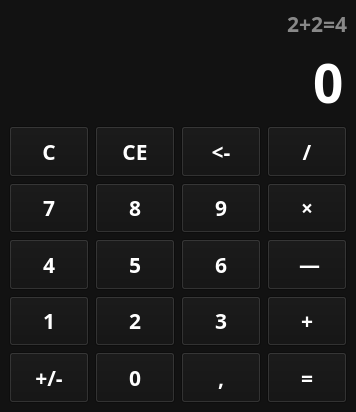
<?xml version="1.0" encoding="UTF-8"?>
<ui version="4.0">
 <class>NikolayCalculator</class>
 <widget class="QMainWindow" name="NikolayCalculator">
  <property name="geometry">
   <rect>
    <x>0</x>
    <y>0</y>
    <width>338</width>
    <height>412</height>
   </rect>
  </property>
  <property name="sizePolicy">
   <sizepolicy hsizetype="Preferred" vsizetype="Maximum">
    <horstretch>0</horstretch>
    <verstretch>0</verstretch>
   </sizepolicy>
  </property>
  <property name="windowTitle">
   <string>NikolayCalculator</string>
  </property>
  <property name="windowIcon">
   <iconset resource="files.qrc">
    <normaloff>:/icons/calculate.png</normaloff>:/icons/calculate.png</iconset>
  </property>
  <widget class="QWidget" name="centralwidget">
   <property name="styleSheet">
    <string notr="true">QWidget{
	color: white;
	background-color: #121212;
	font-family: Rubik;
	font-size: 16pt;
	font-weight: 600;
}

qPushButton {
	background-color:transparent ;
	border: none;
}

qPushButton:hover {
	background-color: #666;
}

qPushButton:pressed {
	backgraund-color: #888;
}</string>
   </property>
   <layout class="QVBoxLayout" name="verticalLayout">
    <item>
     <widget class="QLabel" name="lbl_temp">
      <property name="sizePolicy">
       <sizepolicy hsizetype="Preferred" vsizetype="Maximum">
        <horstretch>0</horstretch>
        <verstretch>0</verstretch>
       </sizepolicy>
      </property>
      <property name="styleSheet">
       <string notr="true">color: #888;</string>
      </property>
      <property name="text">
       <string>2+2=4</string>
      </property>
      <property name="alignment">
       <set>Qt::AlignRight|Qt::AlignTrailing|Qt::AlignVCenter</set>
      </property>
     </widget>
    </item>
    <item>
     <widget class="QLineEdit" name="le_entry">
      <property name="sizePolicy">
       <sizepolicy hsizetype="Expanding" vsizetype="Minimum">
        <horstretch>0</horstretch>
        <verstretch>0</verstretch>
       </sizepolicy>
      </property>
      <property name="styleSheet">
       <string notr="true">font-size: 40pt;
border: none ;</string>
      </property>
      <property name="text">
       <string>0</string>
      </property>
      <property name="maxLength">
       <number>10</number>
      </property>
      <property name="alignment">
       <set>Qt::AlignRight|Qt::AlignTrailing|Qt::AlignVCenter</set>
      </property>
      <property name="readOnly">
       <bool>true</bool>
      </property>
     </widget>
    </item>
    <item>
     <layout class="QGridLayout" name="layont_buttons">
      <item row="3" column="1">
       <widget class="QPushButton" name="btn_8">
        <property name="sizePolicy">
         <sizepolicy hsizetype="Minimum" vsizetype="Expanding">
          <horstretch>0</horstretch>
          <verstretch>0</verstretch>
         </sizepolicy>
        </property>
        <property name="text">
         <string>8</string>
        </property>
        <property name="shortcut">
         <string>8</string>
        </property>
       </widget>
      </item>
      <item row="5" column="0">
       <widget class="QPushButton" name="btn_4">
        <property name="sizePolicy">
         <sizepolicy hsizetype="Fixed" vsizetype="Expanding">
          <horstretch>0</horstretch>
          <verstretch>0</verstretch>
         </sizepolicy>
        </property>
        <property name="text">
         <string>4</string>
        </property>
        <property name="shortcut">
         <string>4</string>
        </property>
       </widget>
      </item>
      <item row="0" column="0">
       <widget class="QPushButton" name="btn_backspace">
        <property name="sizePolicy">
         <sizepolicy hsizetype="Fixed" vsizetype="Expanding">
          <horstretch>0</horstretch>
          <verstretch>0</verstretch>
         </sizepolicy>
        </property>
        <property name="text">
         <string>C</string>
        </property>
       </widget>
      </item>
      <item row="5" column="1">
       <widget class="QPushButton" name="btn_5">
        <property name="sizePolicy">
         <sizepolicy hsizetype="Minimum" vsizetype="Expanding">
          <horstretch>0</horstretch>
          <verstretch>0</verstretch>
         </sizepolicy>
        </property>
        <property name="text">
         <string>5</string>
        </property>
        <property name="shortcut">
         <string>5</string>
        </property>
       </widget>
      </item>
      <item row="3" column="0">
       <widget class="QPushButton" name="btn_7">
        <property name="sizePolicy">
         <sizepolicy hsizetype="Minimum" vsizetype="Expanding">
          <horstretch>0</horstretch>
          <verstretch>0</verstretch>
         </sizepolicy>
        </property>
        <property name="text">
         <string>7</string>
        </property>
        <property name="shortcut">
         <string>7</string>
        </property>
       </widget>
      </item>
      <item row="8" column="3">
       <widget class="QPushButton" name="btn_equal">
        <property name="sizePolicy">
         <sizepolicy hsizetype="Minimum" vsizetype="Expanding">
          <horstretch>0</horstretch>
          <verstretch>0</verstretch>
         </sizepolicy>
        </property>
        <property name="text">
         <string>=</string>
        </property>
        <property name="shortcut">
         <string>Return</string>
        </property>
       </widget>
      </item>
      <item row="8" column="2">
       <widget class="QPushButton" name="btn_point">
        <property name="sizePolicy">
         <sizepolicy hsizetype="Minimum" vsizetype="Expanding">
          <horstretch>0</horstretch>
          <verstretch>0</verstretch>
         </sizepolicy>
        </property>
        <property name="text">
         <string>,</string>
        </property>
        <property name="shortcut">
         <string>,</string>
        </property>
       </widget>
      </item>
      <item row="3" column="3">
       <widget class="QPushButton" name="btn_multiply">
        <property name="sizePolicy">
         <sizepolicy hsizetype="Minimum" vsizetype="Expanding">
          <horstretch>0</horstretch>
          <verstretch>0</verstretch>
         </sizepolicy>
        </property>
        <property name="text">
         <string>×</string>
        </property>
        <property name="shortcut">
         <string>*</string>
        </property>
       </widget>
      </item>
      <item row="8" column="0">
       <widget class="QPushButton" name="btn_negative">
        <property name="sizePolicy">
         <sizepolicy hsizetype="Minimum" vsizetype="Expanding">
          <horstretch>0</horstretch>
          <verstretch>0</verstretch>
         </sizepolicy>
        </property>
        <property name="text">
         <string>+/-</string>
        </property>
       </widget>
      </item>
      <item row="5" column="2">
       <widget class="QPushButton" name="btn_6">
        <property name="sizePolicy">
         <sizepolicy hsizetype="Minimum" vsizetype="Expanding">
          <horstretch>0</horstretch>
          <verstretch>0</verstretch>
         </sizepolicy>
        </property>
        <property name="text">
         <string>6</string>
        </property>
        <property name="shortcut">
         <string>6</string>
        </property>
       </widget>
      </item>
      <item row="5" column="3">
       <widget class="QPushButton" name="btn_minus">
        <property name="sizePolicy">
         <sizepolicy hsizetype="Minimum" vsizetype="Expanding">
          <horstretch>0</horstretch>
          <verstretch>0</verstretch>
         </sizepolicy>
        </property>
        <property name="text">
         <string> —</string>
        </property>
        <property name="shortcut">
         <string>-</string>
        </property>
       </widget>
      </item>
      <item row="0" column="1">
       <widget class="QPushButton" name="btn_clear">
        <property name="sizePolicy">
         <sizepolicy hsizetype="Fixed" vsizetype="Expanding">
          <horstretch>0</horstretch>
          <verstretch>0</verstretch>
         </sizepolicy>
        </property>
        <property name="text">
         <string>CE</string>
        </property>
       </widget>
      </item>
      <item row="7" column="3">
       <widget class="QPushButton" name="btn_plus">
        <property name="sizePolicy">
         <sizepolicy hsizetype="Minimum" vsizetype="Expanding">
          <horstretch>0</horstretch>
          <verstretch>0</verstretch>
         </sizepolicy>
        </property>
        <property name="text">
         <string>+</string>
        </property>
        <property name="shortcut">
         <string>+</string>
        </property>
       </widget>
      </item>
      <item row="7" column="2">
       <widget class="QPushButton" name="btn_3">
        <property name="sizePolicy">
         <sizepolicy hsizetype="Minimum" vsizetype="Expanding">
          <horstretch>0</horstretch>
          <verstretch>0</verstretch>
         </sizepolicy>
        </property>
        <property name="text">
         <string>3</string>
        </property>
        <property name="shortcut">
         <string>3</string>
        </property>
       </widget>
      </item>
      <item row="0" column="3">
       <widget class="QPushButton" name="btn_div">
        <property name="sizePolicy">
         <sizepolicy hsizetype="Minimum" vsizetype="Expanding">
          <horstretch>0</horstretch>
          <verstretch>0</verstretch>
         </sizepolicy>
        </property>
        <property name="text">
         <string>/</string>
        </property>
        <property name="shortcut">
         <string>/</string>
        </property>
       </widget>
      </item>
      <item row="0" column="2">
       <widget class="QPushButton" name="w">
        <property name="sizePolicy">
         <sizepolicy hsizetype="Maximum" vsizetype="Expanding">
          <horstretch>0</horstretch>
          <verstretch>0</verstretch>
         </sizepolicy>
        </property>
        <property name="text">
         <string>&lt;-</string>
        </property>
       </widget>
      </item>
      <item row="8" column="1">
       <widget class="QPushButton" name="btn_0">
        <property name="sizePolicy">
         <sizepolicy hsizetype="Minimum" vsizetype="Expanding">
          <horstretch>0</horstretch>
          <verstretch>0</verstretch>
         </sizepolicy>
        </property>
        <property name="text">
         <string>0</string>
        </property>
        <property name="shortcut">
         <string>0</string>
        </property>
       </widget>
      </item>
      <item row="3" column="2">
       <widget class="QPushButton" name="btn_9">
        <property name="sizePolicy">
         <sizepolicy hsizetype="Minimum" vsizetype="Expanding">
          <horstretch>0</horstretch>
          <verstretch>0</verstretch>
         </sizepolicy>
        </property>
        <property name="text">
         <string>9</string>
        </property>
        <property name="shortcut">
         <string>9</string>
        </property>
       </widget>
      </item>
      <item row="7" column="1">
       <widget class="QPushButton" name="btn_2">
        <property name="sizePolicy">
         <sizepolicy hsizetype="Minimum" vsizetype="Expanding">
          <horstretch>0</horstretch>
          <verstretch>0</verstretch>
         </sizepolicy>
        </property>
        <property name="text">
         <string>2</string>
        </property>
        <property name="shortcut">
         <string>2</string>
        </property>
       </widget>
      </item>
      <item row="7" column="0">
       <widget class="QPushButton" name="btn_1">
        <property name="sizePolicy">
         <sizepolicy hsizetype="Minimum" vsizetype="Expanding">
          <horstretch>0</horstretch>
          <verstretch>0</verstretch>
         </sizepolicy>
        </property>
        <property name="text">
         <string>1</string>
        </property>
        <property name="shortcut">
         <string>1</string>
        </property>
       </widget>
      </item>
     </layout>
    </item>
   </layout>
  </widget>
 </widget>
 <resources>
  <include location="files.qrc"/>
 </resources>
 <connections/>
</ui>
